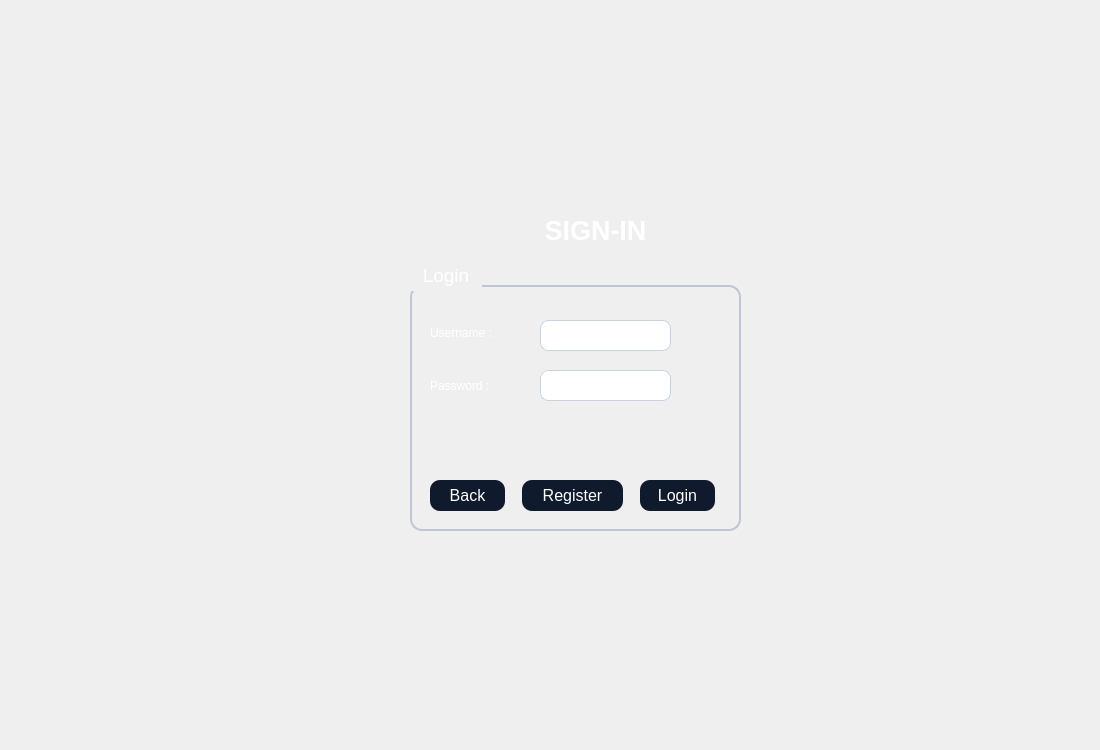
<?xml version="1.0" encoding="UTF-8"?>
<ui version="4.0">
 <class>secondwindow1</class>
 <widget class="QDialog" name="secondwindow1">
  <property name="geometry">
   <rect>
    <x>0</x>
    <y>0</y>
    <width>1100</width>
    <height>750</height>
   </rect>
  </property>
  <property name="windowTitle">
   <string>Dialog</string>
  </property>
  <property name="styleSheet">
   <string notr="true">QTableWidget {
    background-color: #1A2236;
    color: #FFFFFF;
    border: 1px solid #3A3F58;
    gridline-color: #3A3F58;
    font-family: &quot;Inter&quot;;
    font-size: 10pt;
    border-radius: 8px;
    selection-background-color: #0F5FFF;
    selection-color: #FFFFFF;
}

QHeaderView::section {
    background-color: #0F1A2C;
    color: #FFFFFF;
    border: 1px solid #3A3F58;
    padding: 4px;
    font-family: &quot;Montserrat SemiBold&quot;;
    font-size: 10pt;
}

QTableWidget::item:selected {
    background-color: #0F5FFF;
    color: #FFFFFF;
}
QGroupBox {
    border: 1.5px solid #BFC5D2;
    border-radius: 12px;
    margin-top: 25px;
    color: white;
    font-family: &quot;Segoe UI Semibold&quot;;
    font-size: 14pt;
}

QGroupBox::title {
    subcontrol-origin: margin;
    padding: 4px 10px;
}
QPushButton {
    background-color: #0F1A2C;
    color: #FFFFFF;
	border-color: rgb(0, 0, 0);
    border-radius: 10px;
    font-family: &quot;Montserrat SemiBold&quot;;
    font-size: 12pt;
    padding: 6px 12px;
}

QPushButton:hover {
    background-color: #1A2942;
}

QPushButton:pressed {
    background-color: #09111A;
}
QLineEdit {
    background-color: #FFFFFF;
    border: 1px solid #C6D4E1;
    border-radius: 8px;
    padding: 6px;
    color: #0A1320;
    font-family: &quot;Inter&quot;;
    font-size: 11pt;
}

QLineEdit:focus {
    border: 1px solid #00B4FF;
    background-color: #F8FBFF;
}
QComboBox {
    background-color: #FFFFFF;
    border: 1px solid #C6D4E1;
    border-radius: 8px;
    padding: 6px;
    color: #0A1320;
    font-family: &quot;Inter&quot;;
    font-size: 11pt;
}

QComboBox:focus {
    border: 1px solid #00B4FF;
    background-color: #F8FBFF;
}

QComboBox::drop-down {
    subcontrol-origin: padding;
    subcontrol-position: top right;
    width: 20px;
    border-left: 1px solid #C6D4E1;
}

QComboBox::down-arrow {
    
	image: url(:/new/prefix1/icon.png);
    width: 12px;
    height: 12px;
}
QDateEdit {
    background-color: #FFFFFF;
    border: 1px solid #C6D4E1;
    border-radius: 8px;
    padding: 6px;
    color: #0A1320;
    font-family: &quot;Inter&quot;;
    font-size: 11pt;
}

QDateEdit:focus {
    border: 1px solid #00B4FF;
    background-color: #F8FBFF;
}

QDateEdit::drop-down {
    subcontrol-origin: padding;
    subcontrol-position: top right;
    width: 20px;
    border-left: 1px solid #C6D4E1;
}

QDateEdit::down-arrow {
    image: url(:/new/prefix1/icon.png);
    width: 12px;
    height: 12px;
}
QDateEdit::up-arrow {
    
	image: url(:/new/prefix1/icon3.webp);
    width: 12px;
    height: 12px;
}

QTabWidget::pane {
    border: 1px solid #3A3F58;
    border-radius: 8px;
    background-color: #1A2236;
}

QTabBar::tab {
    background: #0F1A2C;
    color: #FFFFFF;
    border: 1px solid #3A3F58;
    border-bottom: none;
    border-top-left-radius: 8px;
    border-top-right-radius: 8px;
    padding: 8px 16px;
    font-family: &quot;Montserrat SemiBold&quot;;
    font-size: 10pt;
}

QTabBar::tab:selected {
    background: #0F5FFF;
    color: #FFFFFF;
}

QTabBar::tab:hover {
    background: #1A2942;
}</string>
  </property>
  <widget class="QLabel" name="label">
   <property name="geometry">
    <rect>
     <x>0</x>
     <y>0</y>
     <width>1100</width>
     <height>750</height>
    </rect>
   </property>
   <property name="styleSheet">
    <string notr="true">image: url(:/new/prefix1/bg.jpg);</string>
   </property>
   <property name="text">
    <string/>
   </property>
  </widget>
  <widget class="QGroupBox" name="groupBox">
   <property name="geometry">
    <rect>
     <x>410</x>
     <y>260</y>
     <width>331</width>
     <height>271</height>
    </rect>
   </property>
   <property name="styleSheet">
    <string notr="true"/>
   </property>
   <property name="title">
    <string>Login</string>
   </property>
   <widget class="QLabel" name="label_2">
    <property name="geometry">
     <rect>
      <x>20</x>
      <y>65</y>
      <width>81</width>
      <height>16</height>
     </rect>
    </property>
    <property name="styleSheet">
     <string notr="true">color: rgb(255, 255, 255);</string>
    </property>
    <property name="text">
     <string>Username :</string>
    </property>
   </widget>
   <widget class="QLabel" name="label_3">
    <property name="geometry">
     <rect>
      <x>20</x>
      <y>115</y>
      <width>71</width>
      <height>21</height>
     </rect>
    </property>
    <property name="styleSheet">
     <string notr="true">color: rgb(255, 255, 255);</string>
    </property>
    <property name="text">
     <string>Password :</string>
    </property>
   </widget>
   <widget class="QLineEdit" name="le1">
    <property name="geometry">
     <rect>
      <x>130</x>
      <y>60</y>
      <width>131</width>
      <height>31</height>
     </rect>
    </property>
   </widget>
   <widget class="QLineEdit" name="le2">
    <property name="geometry">
     <rect>
      <x>130</x>
      <y>110</y>
      <width>131</width>
      <height>31</height>
     </rect>
    </property>
    <property name="echoMode">
     <enum>QLineEdit::EchoMode::Password</enum>
    </property>
   </widget>
   <widget class="QPushButton" name="btnBack">
    <property name="geometry">
     <rect>
      <x>20</x>
      <y>220</y>
      <width>75</width>
      <height>31</height>
     </rect>
    </property>
    <property name="styleSheet">
     <string notr="true"/>
    </property>
    <property name="text">
     <string>Back</string>
    </property>
   </widget>
   <widget class="QPushButton" name="btnLogin">
    <property name="geometry">
     <rect>
      <x>230</x>
      <y>220</y>
      <width>75</width>
      <height>31</height>
     </rect>
    </property>
    <property name="text">
     <string>Login</string>
    </property>
   </widget>
   <widget class="QPushButton" name="btnCreateAccount">
    <property name="geometry">
     <rect>
      <x>112</x>
      <y>220</y>
      <width>101</width>
      <height>31</height>
     </rect>
    </property>
    <property name="text">
     <string>Register</string>
    </property>
   </widget>
   <widget class="QLabel" name="l">
    <property name="geometry">
     <rect>
      <x>40</x>
      <y>150</y>
      <width>291</width>
      <height>61</height>
     </rect>
    </property>
    <property name="styleSheet">
     <string notr="true">color: rgb(255, 0, 0);
font: 700 14pt &quot;Segoe UI&quot;;</string>
    </property>
    <property name="text">
     <string/>
    </property>
   </widget>
  </widget>
  <widget class="QLabel" name="label_4">
   <property name="geometry">
    <rect>
     <x>390</x>
     <y>180</y>
     <width>401</width>
     <height>101</height>
    </rect>
   </property>
   <property name="styleSheet">
    <string notr="true">color: #FFFFFF; 
font-family: &quot;Montserrat SemiBold&quot;; 
font-size: 28pt;
font-weight: 700; 
padding: 4px 0;</string>
   </property>
   <property name="text">
    <string>&lt;html&gt;&lt;head/&gt;&lt;body&gt;&lt;p align=&quot;center&quot;&gt;&lt;span style=&quot; font-size:20pt;&quot;&gt;SIGN-IN&lt;/span&gt;&lt;/p&gt;&lt;/body&gt;&lt;/html&gt;</string>
   </property>
  </widget>
 </widget>
 <resources/>
 <connections/>
</ui>
